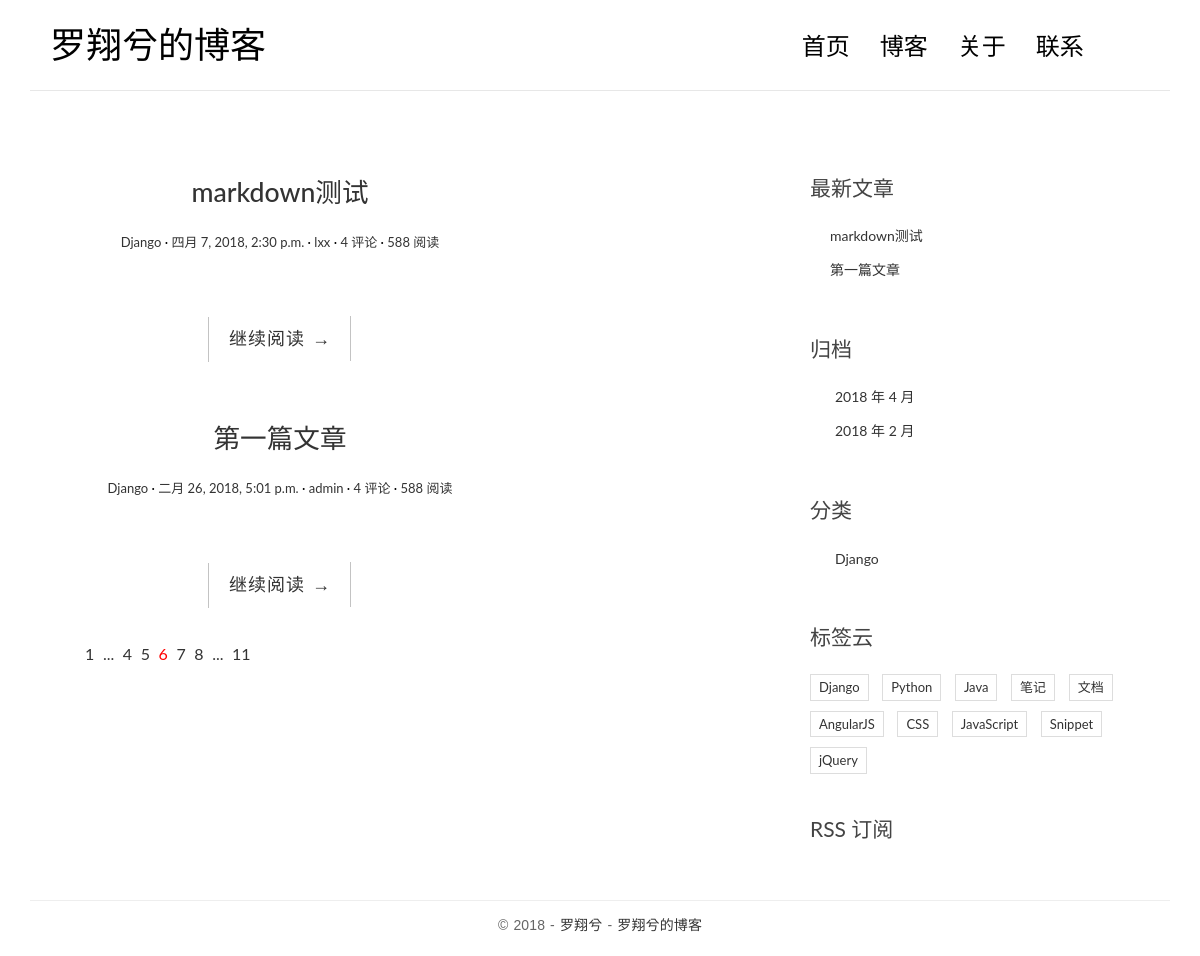
The page / on the database its author committed.
### blog/models.py (models this page shows, shortened)
class Post(models.Model):
    def get_absolute_url(self):
        return reverse('blog:detail', kwargs={'pk': self.pk})
    title = models.CharField(max_length=70)
    body = models.TextField()
    created_time = models.DateTimeField()
    modified_time = models.DateTimeField()
    excerpt = models.CharField(max_length=200, blank=True)
    category = models.ForeignKey(Category)
    tags = models.ManyToManyField(Tag, blank=True)
    author = models.ForeignKey(User)
    views = models.PositiveIntegerField(default=0)
    class Meta:
        ordering = ['-created_time']

class Category(models.Model):
    name = models.CharField(max_length=100)

### blog/views.py (the view)
# urls.py: url(r'^$', views.index, name='index'),
def index(request):
    post_list = Post.objects.all().order_by('-created_time')
    return render(request, 'blog/index.html', context={'post_list': post_list})

### blog/templatetags/blog_tags.py (called while the page is built)
@register.simple_tag
def get_recent_posts(num=5):
    return Post.objects.all().order_by('-created_time')[:num]

@register.simple_tag
def archives():
    return Post.objects.dates('created_time', 'month', order='DESC')

@register.simple_tag
def get_categories():
    return Category.objects.all()

### templates/blog/index.html (shortened to what this page needs)
{% extends 'base.html' %}
{% block main %}
    {% for post in post_list %}
        <article class="post post-{{ post.pk }}">
            <header class="entry-header">
                <h1 class="entry-title">
                    <a href="{{ post.get_absolute_url }}">{{ post.title }}</a>
                </h1>
                <div class="entry-meta">
                    <span class="post-category"><a href="#">{{ post.category.name }}</a></span>
                    <span class="post-date"><a href="#"><time class="entry-date"
                                                              datetime="{{ post.created_time }}">{{ post.created_time }}</time></a></span>
                    <span class="post-author"><a href="#">{{ post.author }}</a></span>
                    <span class="comments-link"><a href="#">4 评论</a></span>
                    <span class="views-count"><a href="#">588 阅读</a></span>
                </div>
            </header>
            <div class="entry-content clearfix">
                <div class="read-more cl-effect-14">
                    <a href="{{ post.get_absolute_url }}" class="more-link">继续阅读 <span class="meta-nav">→</span></a>
                </div>
            </div>
        </article>
    {% empty %}
        <div class="no-post">暂时还没有发布的文章！</div>
    {% endfor %}
    <div class="pagination">
        <ul>
            <li><a href="">1</a></li>
            <li><a href="">...</a></li>
            <li><a href="">4</a></li>
            <li><a href="">5</a></li>
            <li class="current"><a href="">6</a></li>
            <li><a href="">7</a></li>
            <li><a href="">8</a></li>
            <li><a href="">...</a></li>
            <li><a href="">11</a></li>
        </ul>
    </div>
{% endblock main %}

### templates/base.html (shortened to what this page needs)
<!DOCTYPE html>
{% load staticfiles %}
{% load blog_tags %}
<html>
<head>
    <link rel="stylesheet" href="http://code.ionicframework.com/ionicons/2.0.1/css/ionicons.min.css">
    <link rel="stylesheet" href="{% static 'blog/css/bootstrap.min.css' %}">
    <link rel="stylesheet" href="{% static 'blog/css/pace.css' %}">
    <link rel="stylesheet" href="{% static 'blog/css/custom.css' %}">
    <link rel="stylesheet" href="{% static 'blog/css/highlights/github.css' %}">
</head>
<body>
<div class="container">
    <header id="site-header">
        <div class="row">
            <div class="col-md-4 col-sm-5 col-xs-8">
                <div class="logo">
                    <h1><a href="{% url 'blog:index' %}">罗翔兮的博客</a></h1>
                </div>
            </div>
            <div class="col-md-8 col-sm-7 col-xs-4">
                <nav class="main-nav" role="navigation">
                    <div class="collapse navbar-collapse" id="bs-example-navbar-collapse-1">
                        <ul class="nav navbar-nav navbar-right">
                            <li class="cl-effect-11"><a href="{% url 'blog:index' %}" data-hover="首页">首页</a></li>
                            <li class="cl-effect-11"><a href="{% url 'blog:full' %}" data-hover="博客">博客</a></li>
                            <li class="cl-effect-11"><a href="{% url 'blog:about' %}" data-hover="关于">关于</a></li>
                            <li class="cl-effect-11"><a href="{% url 'blog:contact' %}" data-hover="联系">联系</a></li>
                        </ul>
                    </div>
                </nav>
            </div>
        </div>
    </header>
</div>
<div class="content-body">
    <div class="container">
        <div class="row">
            <main class="col-md-8">
               <main class="col-md-8">
                {% block main %}
                {% endblock main %}
               </main>
            <aside class="col-md-4">
            </aside>
            </main>
            <aside class="col-md-4">
            <div class="widget widget-recent-posts">
                    <h3 class="widget-title">最新文章</h3>
                    {% get_recent_posts as recent_post_list %}
                <ul>
                    {% for post in recent_post_list %}
                <li>
                    <a href="{{ post.get_absolute_url }}">{{ post.title }}</a>
                </li>
                {% empty %}
                暂无文章！
                {% endfor %}
                </ul>
            </div>
            <div class="widget widget-archives">
                    <h3 class="widget-title">归档</h3>
                    {% archives as date_list %}
                    <ul>
                        {% for date in date_list %}
                            <li>
                                <a href="{% url 'blog:archives' date.year date.month %}">{{ date.year }}
                                    年 {{ date.month }} 月</a>
                            </li>
                        {% empty %}
                            暂无归档！
                        {% endfor %}
                    </ul>
                </div>
            <div class="widget widget-category">
                    <h3 class="widget-title">分类</h3>
                    {% get_categories as category_list %}
                    <ul>
                        {% for category in category_list %}
                            <li>
                                <a href="{% url 'blog:category' category.pk %}">{{ category.name }} </a>
                            </li>
                        {% empty %}
                            暂无分类！
                        {% endfor %}
                    </ul>
                </div>
                <div class="widget widget-tag-cloud">
                    <h3 class="widget-title">标签云</h3>
                    <ul>
                        <li>
                            <a href="#">Django</a>
                        </li>
                        <li>
                            <a href="#">Python</a>
                        </li>
                        <li>
                            <a href="#">Java</a>
                        </li>
                        <li>
                            <a href="#">笔记</a>
                        </li>
                        <li>
                            <a href="#">文档</a>
                        </li>
                        <li>
                            <a href="#">AngularJS</a>
                        </li>
                        <li>
                            <a href="#">CSS</a>
                        </li>
                        <li>
                            <a href="#">JavaScript</a>
                        </li>
                        <li>
                            <a href="#">Snippet</a>
                        </li>
                        <li>
                            <a href="#">jQuery</a>
                        </li>
                    </ul>
                </div>
                <div class="rss">
                    <a href=""> RSS 订阅</a>
                </div>
            </aside>
        </div>
    </div>
</div>
<footer id="site-footer">
    <div class="container">
        <div class="row">
            <div class="col-md-12">
                <p class="copyright">&copy 2018 - <a href="http://luoxionagxi.com/"
                                                        target="_blank" title="">罗翔兮</a>
                    - <a href="http://luoxiangxi.com/" title="罗翔兮的个人首页" target="_blank">罗翔兮的博客</a>
                </p>
            </div>
        </div>
    </div>
</footer>
</body>
</html>

### blog/static/blog/css/custom.css (style rules this page uses)
* { outline: none; }
h1, h2, h3, h4, h5, h6 { margin-top: 0; }
a { color: #333; }
body { color: #444; font-family: 'Lato', sans-serif; }
p { font-family: 'Ubuntu', sans-serif; font-weight: 400; word-spacing: 1px; letter-spacing: 0.01em; }
#site-header { background-color: #FFF; padding: 25px 20px; margin-bottom: 40px; border-bottom: 1px solid #e7e7e7; }
.logo h1 a { color: #000; }
.logo h1 { margin: 0; font-family: 'Lato', sans-serif; font-weight: 300; }
.main-nav { margin-top: 11px; max-width: 95%; }
.main-nav a { color: #000000 !important; padding: 0 0 5px 0 !important; margin-right: 30px; font-family: 'Lato', sans-serif; font-weight: 300; font-size: 24px; }
.cl-effect-11 a { padding: 10px 0; color: #0972b4; text-shadow: none; }
.cl-effect-11 a::before { position: absolute; top: 0; left: 0; overflow: hidden; padding: 0 0 5px 0 !important; max-width: 0; border-bottom: 1px solid #000; color: #000; content: attr(data-hover); white-space: nowrap; -webkit-transition: max-width 0.5s; -moz-transition: max-width 0.5s; transition: max-width 0.5s; }
.content-body { padding-bottom: 4em; }
.post { background: #fff; padding: 30px 30px 0; }
.entry-title { text-align: center; font-size: 1.9em; margin-bottom: 20px; line-height: 1.6; padding: 10px 20px 0; }
.entry-meta { text-align: center; color: #DDDDDD; font-size: 13px; margin-bottom: 30px; }
.entry-content { font-size: 18px; line-height: 1.9; font-weight: 300; color: #000; }
.post-category::after, .post-date::after, .post-author::after, .comments-link::after { content: ' ·'; color: #000; }
.read-more { font-family: 'Ubuntu', sans-serif; font-weight: 400; word-spacing: 1px; letter-spacing: 0.01em; text-align: center; margin-top: 20px; }
.cl-effect-14 a { padding: 0 20px; height: 45px; line-height: 45px; position: relative; display: inline-block; margin: 15px 25px; letter-spacing: 1px; font-weight: 400; text-shadow: 0 0 1px rgba(255, 255, 255, 0.3); }
.cl-effect-14 a::before, .cl-effect-14 a::after { position: absolute; width: 45px; height: 1px; background: #C3C3C3; content: ''; -webkit-transition: all 0.3s; -moz-transition: all 0.3s; transition: all 0.3s; pointer-events: none; }
.cl-effect-14 a::before { top: 0; left: 0; -webkit-transform: rotate(90deg); -moz-transform: rotate(90deg); transform: rotate(90deg); -webkit-transform-origin: 0 0; -moz-transform-origin: 0 0; transform-origin: 0 0; }
.cl-effect-14 a::after { right: 0; bottom: 0; -webkit-transform: rotate(90deg); -moz-transform: rotate(90deg); transform: rotate(90deg); -webkit-transform-origin: 100% 0; -moz-transform-origin: 100% 0; transform-origin: 100% 0; }
.widget { background: #fff; padding: 30px 0 0; }
.widget-title { font-size: 1.5em; margin-bottom: 20px; line-height: 1.6; padding: 10px 0 0; font-weight: 400; }
.widget-recent-posts ul { padding: 0; margin: 0; padding-left: 20px; }
.widget-recent-posts ul li { list-style-type: none; position: relative; line-height: 170%; margin-bottom: 10px; }
.widget-recent-posts ul li::before { content: '\f3d3'; font-family: "Ionicons"; position: absolute; left: -17px; top: 3px; font-size: 16px; color: #000; }
.widget-archives ul { padding: 0; margin: 0; padding-left: 25px; }
.widget-archives ul li { list-style-type: none; position: relative; line-height: 170%; margin-bottom: 10px; }
.widget-archives ul li::before { content: '\f3f3'; font-family: "Ionicons"; position: absolute; left: -25px; top: 1px; font-size: 16px; color: #000; }
.widget-category ul { padding: 0; margin: 0; padding-left: 25px; }
.widget-category ul li { list-style-type: none; position: relative; line-height: 170%; margin-bottom: 10px; }
.widget-category ul li::before { content: '\f3fe'; font-family: "Ionicons"; position: absolute; left: -25px; top: 1px; font-size: 18px; color: #000; }
.widget-tag-cloud ul { padding: 0; margin: 0; margin-right: -10px; }
.widget-tag-cloud ul li { list-style-type: none; font-size: 13px; display: inline-block; margin-right: 10px; margin-bottom: 10px; padding: 3px 8px; border: 1px solid #ddd; }
.rss { font-size: 21px; margin-top: 30px; }
.rss a { color: #444; }
#site-footer { padding-top: 10px; padding: 0 0 1.5em 0; }
.copyright { text-align: center; padding-top: 1em; margin: 0; border-top: 1px solid #eee; color: #666; }
.pagination ul { list-style: none; }
.pagination ul li { display: inline-block; font-size: 16px; margin-right: 5px; }
.current a { color: red; }

### rows shown on the page
Post: title "markdown测试", category.name "Django", created_time "四月 7, 2018, 2:30 p.m.", author "lxx"
Post: title "第一篇文章", category.name "Django", created_time "二月 26, 2018, 5:01 p.m.", author "admin"
Category: name "Django"

### other values the page prints
{{ date.year }} "2018" "2018"
{{ date.month }} "4" "2"
